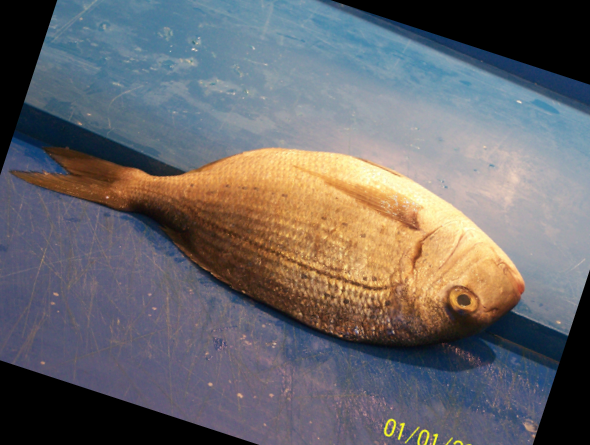
#> input picture redSeaBream.png, 590 x 445 px
$ jupyter execute Code.ipynb
#> lines starting #> are read from the running program, lines starting #| are printed output that depends on the picture; after the words box and inside, x2 and y2 are one past the last pixel; in counts of white or black regions, pixels touching at a corner belong together
[cell 1]
import cv2
import matplotlib.pyplot as plt
import numpy as np

img =cv2.imread('redSeaBream.png')
#> img is the input picture: shape (445, 590, 3); mean B, G, R 105.7, 103.5, 105.7

blur = cv2.GaussianBlur(img, (5,5), 0)

mera_format = cv2.cvtColor(blur, cv2.COLOR_BGR2HSV)
#> mera_format: shape (445, 590, 3); mean H, S, V 78.2, 75.5, 125.7

lower_orange = np.array([5, 45, 8])
upper_orange = np.array([50, 255, 255])
mask = cv2.inRange(mera_format, lower_orange, upper_orange)
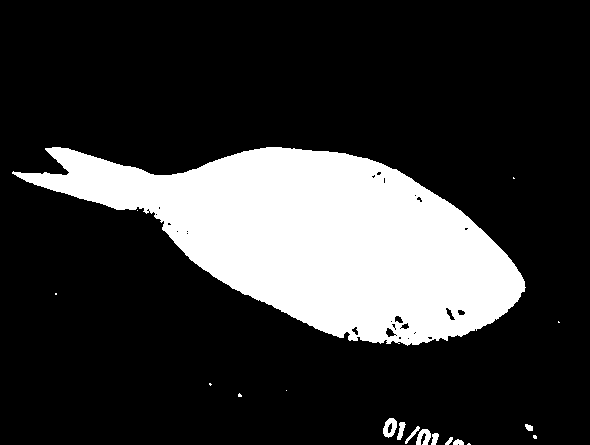
#> mask: shape (445, 590); 20.9% white; 18 white regions (9 under 20 px), largest, box (x1, y1, x2, y2) and area: (12, 147, 526, 346) 54089, (383, 418, 397, 438) 178, (416, 429, 431, 445) 157


# plt.imshow(mask, cmap='gray')

# Define the kernel
kernel = np.ones((5,5),np.uint8)

# Perform erosion
# image = cv2.erode(mask, kernel, iterations = 1)
# plt.imshow(image, cmap='gray')
# plt.show()

# Perform dilation twice
image = cv2.dilate(mask, kernel, iterations = 2)
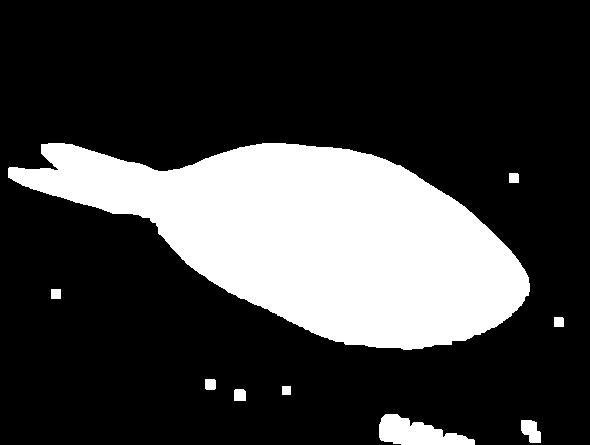
#> image: shape (445, 590); 24.2% white; 9 white regions, largest, box (x1, y1, x2, y2) and area: (8, 143, 530, 350) 60743, (379, 414, 475, 445) 1786, (521, 420, 541, 443) 336
# plt.imshow(image, cmap='gray')
# plt.show()

# Perform erosion again
image = cv2.erode(image, kernel, iterations = 3)
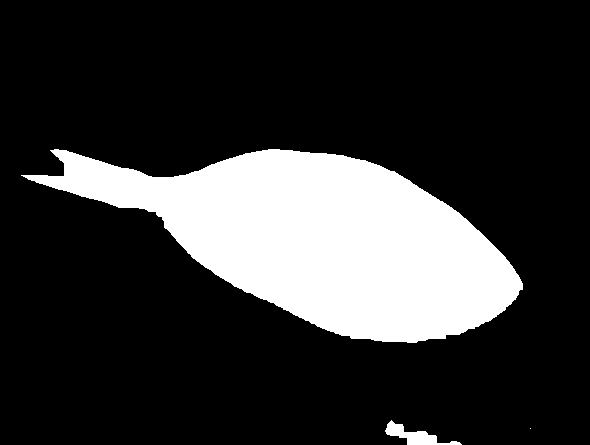
#> image: shape (445, 590); 19.9% white; 3 white regions (1 under 20 px)

# Perform erosion again
# image = cv2.erode(image, kernel, iterations = 1)


# Contour detection
contours, _ = cv2.findContours(image, cv2.RETR_EXTERNAL, cv2.CHAIN_APPROX_SIMPLE)
#> contours = 3 contours, 1 with area under 20; largest, box (x1, y1, x2, y2) and area: (21, 149, 523, 343) 51026, (385, 420, 462, 445) 596

# Filtering contours based on area
filtered_contours = [cnt for cnt in contours if cv2.contourArea(cnt) > 1000]
#> filtered_contours = 1 contour; box (x1, y1, x2, y2) and area: (21, 149, 523, 343) 51026

# Create a mask
mask = np.zeros_like(image)
cv2.drawContours(mask, filtered_contours, -1, 255, thickness=cv2.FILLED)
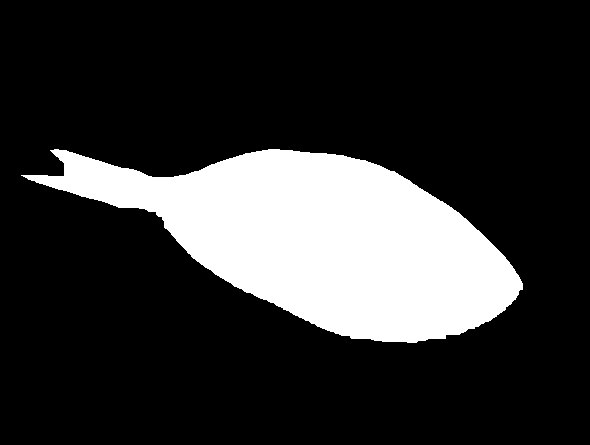
#> mask: shape (445, 590); 19.6% white; 1 white region, box (x1, y1, x2, y2) and area: (21, 149, 523, 343) 51570

# Apply the mask to the original image
result = cv2.bitwise_and(image, mask)

# Show the image
plt.imshow(result, cmap='gray')
plt.show()

[cell 2]
# Define the kernel
kernel = np.ones((5,5),np.uint8)

# Perform erosion
# image = cv2.erode(mask, kernel, iterations = 1)
# plt.imshow(image, cmap='gray')
# plt.show()

# Perform dilation twice
image = cv2.dilate(mask, kernel, iterations = 2)
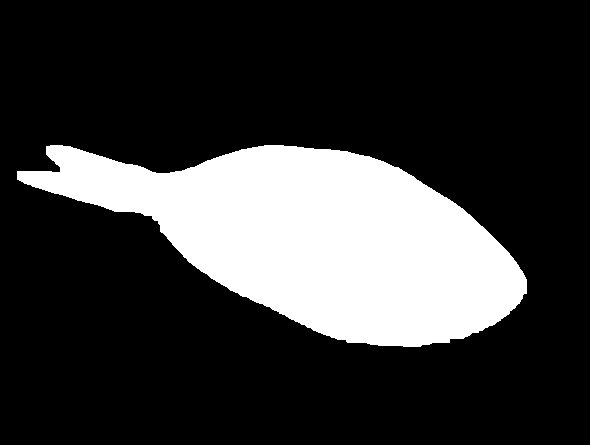
#> image: shape (445, 590); 21.9% white; 1 white region, box (x1, y1, x2, y2) and area: (17, 145, 527, 347) 57546
# plt.imshow(image, cmap='gray')
# plt.show()

# Perform erosion again
image = cv2.erode(image, kernel, iterations = 3)
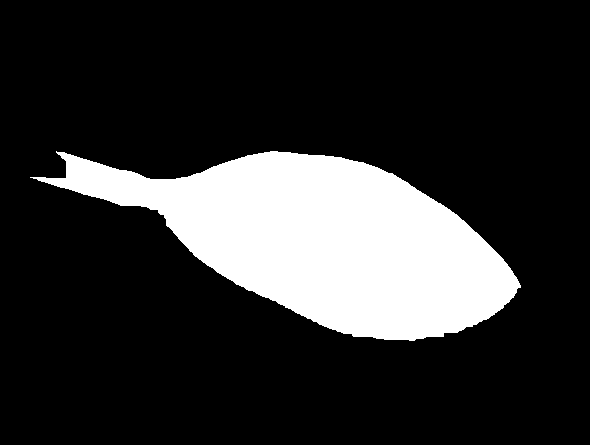
#> image: shape (445, 590); 18.5% white; 1 white region

# Perform erosion again
# image = cv2.erode(image, kernel, iterations = 1)


# Contour detection
contours, _ = cv2.findContours(image, cv2.RETR_EXTERNAL, cv2.CHAIN_APPROX_SIMPLE)
#> contours = 1 contour; box (x1, y1, x2, y2) and area: (30, 151, 521, 341) 48118

# Filtering contours based on area
filtered_contours = [cnt for cnt in contours if cv2.contourArea(cnt) > 300]
#> filtered_contours has the same summary as contours

# Create a mask
mask = np.zeros_like(image)
cv2.drawContours(mask, filtered_contours, -1, 255, thickness=cv2.FILLED)

# Apply the mask to the original image
result = cv2.bitwise_and(image, mask)

# Show the image
plt.imshow(result, cmap='gray')
plt.show()
